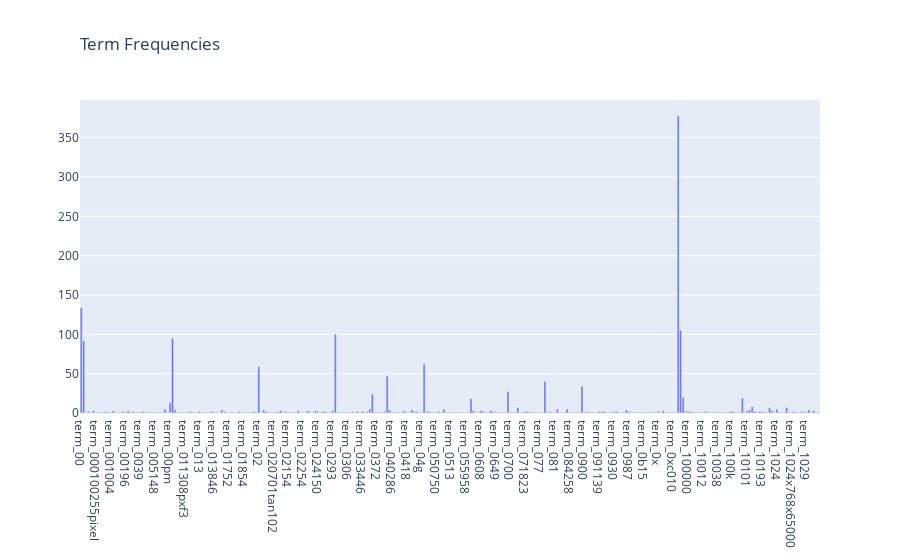

Notebook code cell kept with this figure:
### Code cell
data = go.Bar(x = ["term_"+str(i) for i in count_vect.get_feature_names()[0:300]], #string concatenation is required
            y=term_frequencies[:300])

fig = go.Figure(data)

fig.update_layout(
    title=go.layout.Title(
        text="Term Frequencies",
        xref="paper",
        x=0
    )
)

fig.show()

### Figure 1 — Plotly figure (JSON) as saved in the notebook; plotly's stock layout.template omitted (floating-point values rounded to 4 significant figures; data arrays with more than 128 entries replaced by an {"elided": "..."} marker saying what was removed)
{"data": [{"type": "bar", "x": {"elided": "300 str values"}, "y": {"elided": "300 int values"}}], "layout": {"title": {"text": "Term Frequencies", "x": 0, "xref": "paper"}}}
